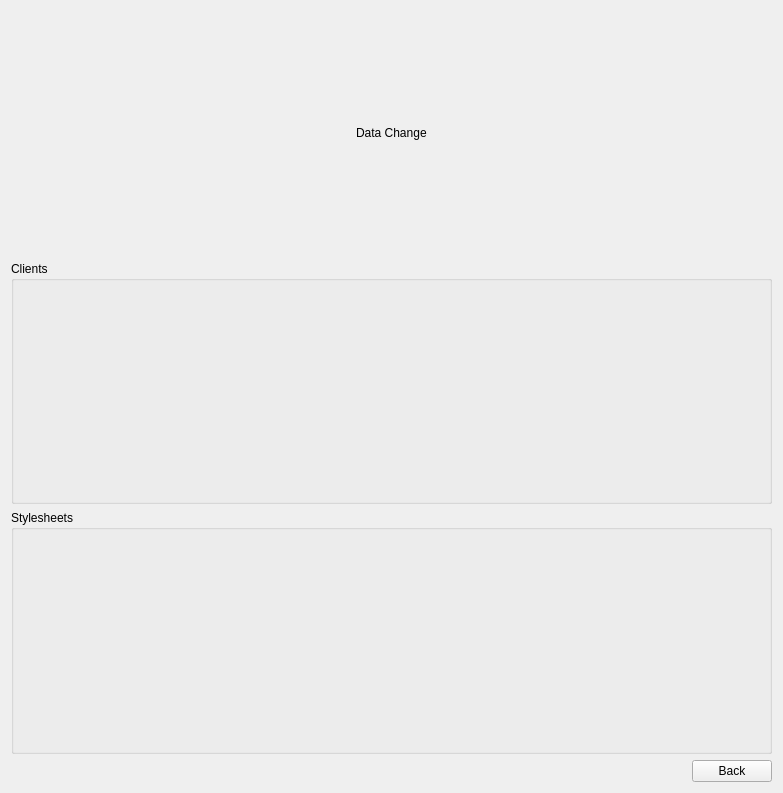
<?xml version="1.0" encoding="UTF-8"?>
<ui version="4.0">
 <class>MorePage</class>
 <widget class="QWidget" name="MorePage">
  <property name="geometry">
   <rect>
    <x>0</x>
    <y>0</y>
    <width>783</width>
    <height>793</height>
   </rect>
  </property>
  <property name="windowTitle">
   <string>Form</string>
  </property>
  <layout class="QVBoxLayout" name="verticalLayout">
   <item>
    <layout class="QHBoxLayout" name="horizontalLayout" stretch="0,0,0">
     <item>
      <spacer name="horizontalSpacer">
       <property name="orientation">
        <enum>Qt::Horizontal</enum>
       </property>
       <property name="sizeHint" stdset="0">
        <size>
         <width>40</width>
         <height>20</height>
        </size>
       </property>
      </spacer>
     </item>
     <item>
      <widget class="QLabel" name="label">
       <property name="text">
        <string>Data Change</string>
       </property>
      </widget>
     </item>
     <item>
      <spacer name="horizontalSpacer_2">
       <property name="orientation">
        <enum>Qt::Horizontal</enum>
       </property>
       <property name="sizeHint" stdset="0">
        <size>
         <width>40</width>
         <height>20</height>
        </size>
       </property>
      </spacer>
     </item>
    </layout>
   </item>
   <item>
    <widget class="QGroupBox" name="groupBox">
     <property name="title">
      <string>Clients</string>
     </property>
     <layout class="QVBoxLayout" name="verticalLayout_2">
      <item alignment="Qt::AlignTop">
       <widget class="DataHandlerWidget" name="clientsWidget" native="true"/>
      </item>
     </layout>
    </widget>
   </item>
   <item>
    <widget class="QGroupBox" name="groupBox_2">
     <property name="title">
      <string>Stylesheets</string>
     </property>
     <layout class="QVBoxLayout" name="verticalLayout_3">
      <item>
       <widget class="DataHandlerWidget" name="stylesheetsWidget" native="true"/>
      </item>
     </layout>
    </widget>
   </item>
   <item>
    <layout class="QHBoxLayout" name="horizontalLayout_2">
     <item>
      <spacer name="horizontalSpacer_3">
       <property name="orientation">
        <enum>Qt::Horizontal</enum>
       </property>
       <property name="sizeHint" stdset="0">
        <size>
         <width>40</width>
         <height>20</height>
        </size>
       </property>
      </spacer>
     </item>
     <item>
      <widget class="QPushButton" name="backButton">
       <property name="text">
        <string>Back</string>
       </property>
      </widget>
     </item>
    </layout>
   </item>
  </layout>
 </widget>
 <customwidgets>
  <customwidget>
   <class>DataHandlerWidget</class>
   <extends>QWidget</extends>
   <header>DataHandlerWidget.h</header>
   <container>1</container>
  </customwidget>
 </customwidgets>
 <resources/>
 <connections/>
</ui>
